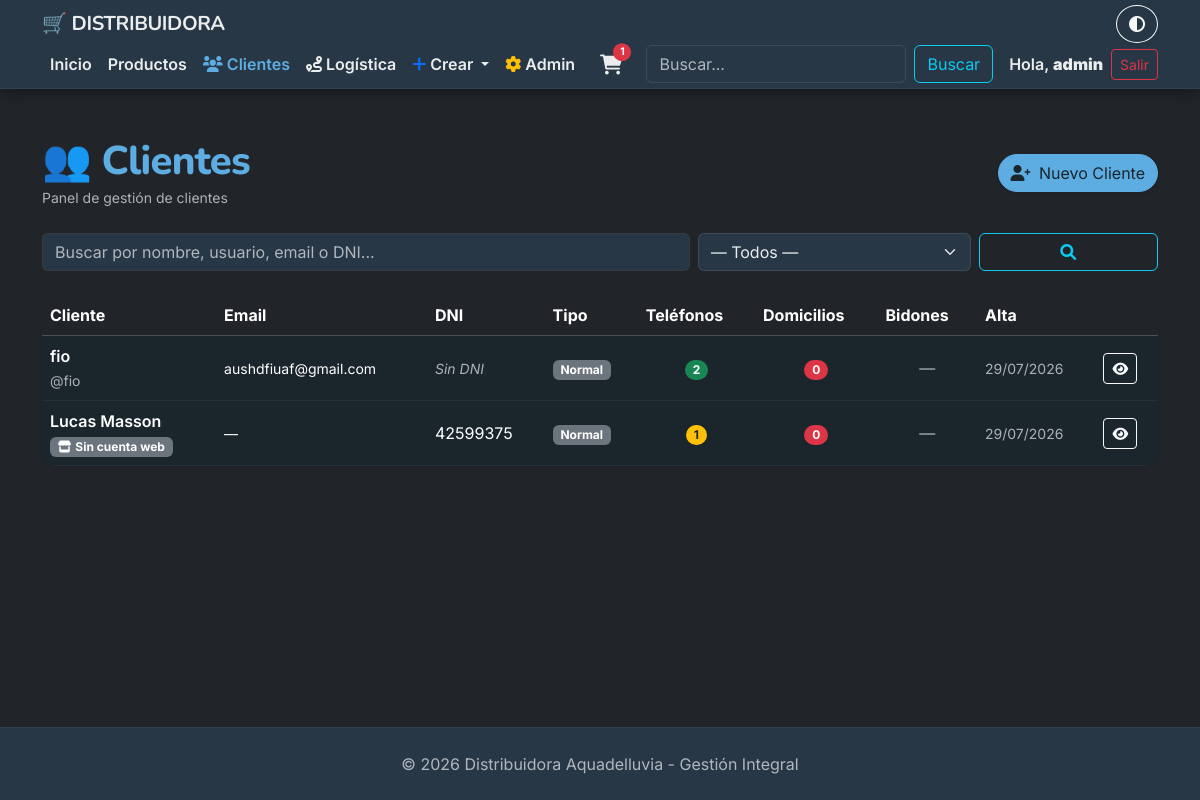
Page /clientes/ (signed in) on the committed database.
### apps/autenticacion/models.py (models this page shows, shortened)
class Usuario(AbstractUser):
    imagen_perfil = models.ImageField(upload_to='perfiles/', null=True, blank=True,default='usuarios/default.jpg')
    email = models.EmailField(unique=True)
    celular1 = models.CharField(max_length=20, null=True, blank=True)
    celular2 = models.CharField(max_length=20, null=True, blank=True)

### apps/clientes/models.py (models this page shows, shortened)
class Cliente(models.Model):
    usuario          = models.OneToOneField(
        'autenticacion.Usuario',
        on_delete=models.SET_NULL,
        null=True,
        blank=True,
        related_name='perfil_cliente',
        verbose_name='Cuenta de usuario'
    )
    nombre           = models.CharField(
        max_length=100,
        blank=True,
        verbose_name='Nombre'
    )
    apellido         = models.CharField(
        max_length=100,
        blank=True,
        verbose_name='Apellido'
    )
    email_contacto   = models.EmailField(
        blank=True,
        verbose_name='Email de contacto',
        help_text='Opcional — para clientes sin cuenta web'
    )
    dni              = models.CharField(
        max_length=15,
        unique=True,
        null=True,
        blank=True,
        verbose_name='DNI'
    )
    fecha_nacimiento = models.DateField(
        null=True,
        blank=True,
        verbose_name='Fecha de nacimiento'
    )
    fecha_alta       = models.DateField(
        auto_now_add=True,
        verbose_name='Fecha de alta'
    )
    tipo_cliente     = models.CharField(
        max_length=10,
        choices=TIPO_CLIENTE_CHOICES,
        default='Normal',
        verbose_name='Tipo de cliente'
    )
    bidones_prestados = models.PositiveIntegerField(
        default=0,
        verbose_name='Bidones prestados'
    )
    permite_fiado    = models.BooleanField(
        default=False,
        verbose_name='Permite fiado',
        help_text='Habilitado automáticamente para clientes Premium'
    )
    notas_internas   = models.TextField(
        blank=True,
        verbose_name='Notas internas',
        help_text='Visible solo para Admin/Vendedor'
    )
    class Meta:
        ordering = ['apellido', 'nombre']
        verbose_name = 'Cliente'
        verbose_name_plural = 'Clientes'
    def tiene_cuenta(self):
        return self.usuario_id is not None
    def nombre_completo(self):
        if self.usuario_id:
            nombre_user = self.usuario.get_full_name()
            return nombre_user if nombre_user.strip() else self.usuario.username
        partes = [p for p in [self.nombre, self.apellido] if p]
        return ' '.join(partes) if partes else f'Cliente #{self.pk}'
    def email_display(self):
        if self.usuario_id:
            return self.usuario.email
        return self.email_contacto
    def cantidad_telefonos(self):
        return self.telefonos.count()
    def cantidad_direcciones(self):
        return self.direcciones.count()

### apps/clientes/views.py (the view)
# urls.py: path('',                              views.listar_clientes,         name='listar_clientes'),
@login_required
def listar_clientes(request):
    if not es_admin_o_vendedor(request.user):
        messages.error(request, 'No tenés permiso para acceder a esta sección.')
        return redirect('inicio')
    form    = BuscarClienteForm(request.GET)
    clientes = Cliente.objects.select_related('usuario').all()
    q    = request.GET.get('q', '').strip()
    tipo = request.GET.get('tipo', '').strip()
    if q:
        q_norm = _normalizar(q)
        clientes = [
            c for c in clientes
            if q_norm in _normalizar(c.usuario.get_full_name())
            or q_norm in _normalizar(c.usuario.username)
            or q_norm in _normalizar(c.usuario.email)
            or (c.dni and q_norm in _normalizar(c.dni))
        ]
    else:
        clientes = list(clientes)
    if tipo:
        clientes = [c for c in clientes if c.tipo_cliente == tipo]
    paginator = Paginator(clientes, 10)
    page_obj  = paginator.get_page(request.GET.get('page'))
    return render(request, 'clientes/listar_clientes.html', {
        'clientes': page_obj,
        'form': form,
        'q': q,
        'tipo': tipo,
    })

### templates/clientes/listar_clientes.html (shortened to what this page needs)
{% extends 'base.html' %}
{% load grupos %}
{% block content %}
<div class="d-flex justify-content-between align-items-center mb-4">
    <div>
        <h1 class="mb-0">👥 Clientes</h1>
        <small class="text-muted">Panel de gestión de clientes</small>
    </div>
    <a href="{% url 'apps.clientes:crear_cliente' %}" class="btn btn-primary rounded-pill btn-glow shadow-sm">
        <i class="fa-solid fa-user-plus me-1"></i> Nuevo Cliente
    </a>
</div>
<form method="get" class="row g-2 mb-4">
    <div class="col-md-7">
        {{ form.q }}
    </div>
    <div class="col-md-3">
        {{ form.tipo }}
    </div>
    <div class="col-md-2 d-flex gap-2">
        <button type="submit" class="btn btn-outline-info w-100">
            <i class="fa-solid fa-magnifying-glass"></i>
        </button>
    </div>
</form>
{% if clientes %}
<div class="card border-0 shadow-sm rounded-4 overflow-hidden surface-card mb-4">
<div class="table-responsive">
    <table class="table table-hover align-middle mb-0">
        <thead class="table-dark">
            <tr>
                <th>Cliente</th>
                <th>Email</th>
                <th>DNI</th>
                <th>Tipo</th>
                <th>Teléfonos</th>
                <th>Domicilios</th>
                <th>Bidones</th>
                <th>Alta</th>
                <th></th>
            </tr>
        </thead>
        <tbody>
            {% for cliente in clientes %}
            <tr>
                <td>
                    <div class="fw-semibold">{{ cliente.nombre_completo }}</div>
                    {% if cliente.tiene_cuenta %}
                        <small class="text-muted">@{{ cliente.usuario.username }}</small>
                    {% else %}
                        <small class="badge bg-secondary">
                            <i class="fa-solid fa-store me-1"></i>Sin cuenta web
                        </small>
                    {% endif %}
                </td>
                <td>
                    <small>{{ cliente.email_display|default:"—" }}</small>
                </td>
                <td>
                    {% if cliente.dni %}
                        {{ cliente.dni }}
                    {% else %}
                        <span class="text-muted fst-italic small">Sin DNI</span>
                    {% endif %}
                </td>
                <td>
                    {% if cliente.tipo_cliente == 'Premium' %}
                        <span class="badge bg-warning text-dark">
                            <i class="fa-solid fa-star me-1"></i>Premium
                        </span>
                    {% else %}
                        <span class="badge bg-secondary">Normal</span>
                    {% endif %}
                </td>
                <td class="text-center">
                    <span class="badge {% if cliente.cantidad_telefonos >= 2 %}bg-success{% elif cliente.cantidad_telefonos == 1 %}bg-warning text-dark{% else %}bg-danger{% endif %} rounded-pill">
                        {{ cliente.cantidad_telefonos }}
                    </span>
                </td>
                <td class="text-center">
                    <span class="badge {% if cliente.cantidad_direcciones >= 1 %}bg-success{% else %}bg-danger{% endif %} rounded-pill">
                        {{ cliente.cantidad_direcciones }}
                    </span>
                </td>
                <td class="text-center">
                    {% if cliente.bidones_prestados > 0 %}
                        <span class="badge bg-info text-dark">{{ cliente.bidones_prestados }}</span>
                    {% else %}
                        <span class="text-muted">—</span>
                    {% endif %}
                </td>
                <td><small class="text-muted">{{ cliente.fecha_alta|date:"d/m/Y" }}</small></td>
                <td>
                    <a href="{% url 'apps.clientes:ver_cliente' cliente.pk %}"
                       class="btn btn-sm btn-outline-light">
                        <i class="fa-solid fa-eye"></i>
                    </a>
                </td>
            </tr>
            {% endfor %}
        </tbody>
    </table>
</div>
</div>
{% endif %}
{% endblock %}

### templates/base.html (shortened to what this page needs)
{% load grupos %}
{% load static %}
<!DOCTYPE html>
<html lang="es" data-bs-theme="dark">
<head>
    <link href="https://cdn.jsdelivr.net/npm/bootstrap@5.3.8/dist/css/bootstrap.min.css" rel="stylesheet">
    <link rel="stylesheet" href="{% static 'style/aquadelluvia.css' %}?v=6">
    <link rel="stylesheet" href="{% static 'style/productos.css' %}?v=6">
    <link rel="stylesheet" href="https://cdnjs.cloudflare.com/ajax/libs/font-awesome/6.0.0/css/all.min.css">
</head>
<body class="d-flex flex-column min-vh-100 bg-body" >
    <header class="sticky-top shadow-sm">
        <nav class="navbar navbar-expand-lg py-1">
        <div class="container d-flex flex-wrap align-items-center justify-content-between">
            <a class="navbar-brand fw-bold" href="{% url 'inicio' %}">
                <span class="fw-bold">🛒 DISTRIBUIDORA</span>
            </a>
            <button id="toggle-theme"
                class="btn btn-outline-light rounded-circle shadow-sm order-2 ms-auto me-2 me-lg-0">
                <i class="fa-solid fa-circle-half-stroke"></i>
            </button>
            <div class="collapse navbar-collapse order-4 order-lg-3 w-100 w-lg-auto" id="navbarPF">
                <ul class="navbar-nav me-auto">
                    <li class="nav-item">
                        <a class="nav-link {% if request.resolver_match.view_name == 'inicio' %}active{% endif %}"
                        href="{% url 'inicio' %}">Inicio</a>
                    </li>
                    <li class="nav-item">
                        <a class="nav-link {% if request.resolver_match.view_name == 'apps.productos:listar_productos' %}active{% endif %}"
                        href="{% url 'apps.productos:listar_productos' %}">Productos</a>
                    </li>
                    {% if user.is_superuser or user|has_group:"Vendedor" %}
                    <li class="nav-item">
                        <a class="nav-link {% if 'clientes' in request.resolver_match.view_name %}active{% endif %}"
                           href="{% url 'apps.clientes:listar_clientes' %}">
                           <i class="fa-solid fa-users me-1"></i>Clientes
                        </a>
                    </li>
                    {% endif %}
                    {% if user.is_superuser or user|has_group:"Vendedor" or user|has_group:"Repartidor" %}
                    <li class="nav-item">
                        <a class="nav-link {% if 'logistica' in request.resolver_match.view_name %}active{% endif %}"
                           href="{% url 'apps.logistica:listar_rutas' %}">
                           <i class="fa-solid fa-route me-1"></i>Logística
                        </a>
                    </li>
                    {% endif %}
                    {% if user.is_superuser or user|has_group:"Vendedor" %}
                    <li class="nav-item dropdown">
                     <a class="nav-link dropdown-toggle" href="#" id="navbarDropdown" role="button" data-bs-toggle="dropdown" aria-expanded="false">
                      <i class="fa-solid fa-plus me-1 text-primary"></i>Crear
                      </a>
                    </li>
                    <li class="nav-item">
                        <a class="nav-link" href="{% url 'admin:index' %}" target="_blank">
                            <i class="fa-solid fa-gear me-1 text-warning"></i>Admin
                        </a>
                    </li>
                    {% endif %}
                </ul>
                <form class="d-flex mb-2 mb-lg-0 me-lg-3 order-5 order-lg-4" role="search" action="{% url 'apps.buscador:buscar_productos' %}" method="get">
                    <input class="form-control me-2" type="search" name="q" placeholder="Buscar..." aria-label="Buscar"
                        value="{{ query}}">
                    <button class="btn btn-outline-info" type="submit">Buscar</button>
                </form>
                <ul class="navbar-nav mb-2 mb-lg-0 me-3">
                    <li class="nav-item position-relative">
                        <a href="{% url 'apps.carrito:ver_carrito' %}" class="nav-link">
                            <div class="position-relative d-inline-block">
                                <i class="fas fa-shopping-cart fa-lg"></i>
                                {% if carrito_total_items > 0 %}
                                    <span class="position-absolute top-0 start-100 translate-middle badge rounded-pill bg-danger" style="font-size: 0.65rem;">
                                        {{ carrito_total_items }}
                                    </span>
                                {% endif %}
                            </div>
                        </a>
                    </li>
                </ul>
                <ul class="navbar-nav mb-2 mb-lg-0 order-6 order-lg-5">
                    {% if user.is_authenticated %}
                        <li class="nav-item d-flex align-items-center gap-2">
                            <a class="navbar-text text-decoration-none" href="{% url 'apps.clientes:mi_perfil' %}">
                                Hola, <strong>{{ user.username }}</strong>
                            </a>
                            <a class="btn btn-outline-danger btn-sm" href="{% url 'apps.autenticacion:cerrar_sesion' %}">Salir</a>
                        </li>
                    {% else %}
                        <li class="nav-item"><a class="nav-link" href="{% url 'apps.autenticacion:ingresar' %}">Ingresar</a></li>
                        <li class="nav-item"><a class="btn btn-primary btn-sm ms-lg-2 rounded-pill btn-glow" href="{% url 'apps.autenticacion:registrar' %}">Registrarse</a></li>
                    {% endif %}
                </ul>
            </div>
        </div>
    </nav>
    </header>
    <main class="container my-5">
        {% block content %}{% endblock %}
    </main>
    <footer class="footer mt-auto py-4 text-center border-top">
        <div class="container">
            <span class="text-muted">&copy; 2026 Distribuidora Aquadelluvia - Gestión Integral</span>
        </div>
    </footer>
</body>
</html>

### rows in the picture
Usuario: username "admin"
Cliente: nombre_completo "fio", usuario.username "fio", email_display "aushdfiuaf@gmail.com", shows "Sin DNI", tipo_cliente "Normal", cantidad_telefonos "2", cantidad_direcciones "0", fecha_alta "29/07/2026"
Cliente: nombre_completo "Lucas Masson", shows "Sin cuenta web", email_display "—", dni "42599375", tipo_cliente "Normal", cantidad_telefonos "1", cantidad_direcciones "0", fecha_alta "29/07/2026"

### other values in the picture
{{ carrito_total_items }} "1"
